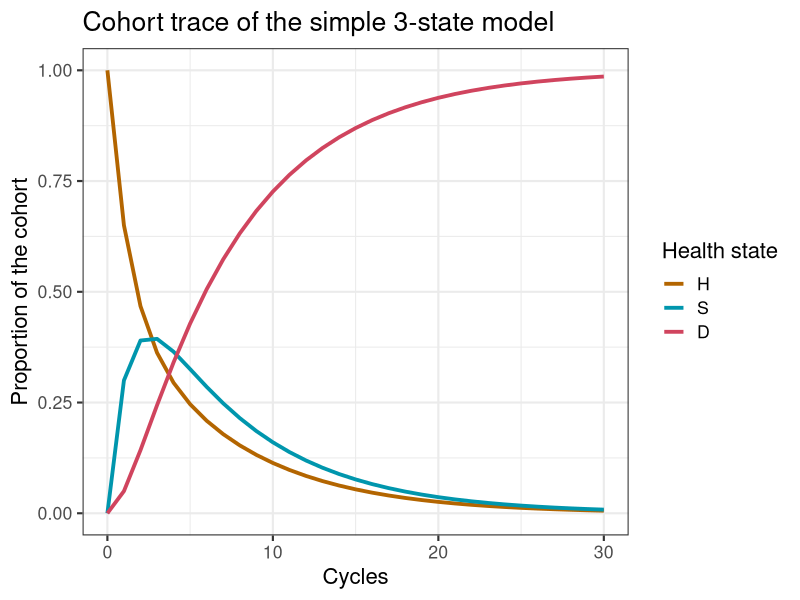

This figure's R source:
## ---- chunk 1
knitr::opts_chunk$set(echo = TRUE)
## ---- chunk 2
###############################################################################
### A brief report   ## 2019 ##
################################################################################
# This code forms the basis for the brief report: 
# 'An alternative representation of state-transition model dynamics' 
# Please cite the article when using this code
################################################################################
# Demonstrate the array approach using the Sick-Sicker model with age dependent
# transition probabilities but without performing a cost-effectiveness analysis.
################################################################################
# To program this tutorial, we made use of 
# R version 3.5.1 (2018-7-02)
# Platform: x86_64-apple-darwin15.6.0 (64-bit)
# Running under: macOS Mojave 10.14
# RStudio: Version 1.1.456 2009-2018 RStudio, Inc
################################################################################
rm(list = ls())  # remove any variables in R's memory 
## ---- chunk 3
#### 01.1 Load packages and functions ####
library(dplyr)    # to manipulate data
library(reshape2) # to transform data
library(ggplot2)  # for nice looking plots
#library(scales)   # for dollar signs and commas
#library(tensorA)  # for tensor calculations 
## ---- chunk 4
#### 01.2.1 General setup ####
age         <- 70  # age of starting cohort
n.t         <- 30  # time horizon, number of cycles
v.age.names <- age:(age + n.t - 1) # vector with age names
v.n <- c("H", "S", "D") # vector with the 3 health states of the model:
# Healthy (H), Sick (S), Dead (D)
n.states <- length(v.n) # number of health states 
## ---- chunk 5
#### 01.2.3 Generate initial set of base-case external parameters ####
# Costs
c.H   = 1000   # cost of remaining one cycle healthy 
c.S   = 3000   # cost of remaining one cycle sick 
c.D   = 0      # cost of being dead (per cycle)
# State utilities
u.H   = 1      # utility when healthy 
u.S   = 0.60   # utility when sick 
u.D   = 0      # utility when healthy 
# Transition probabilities (per cycle)
p.HS  = 0.30   # probability to become sick when healthy
p.HD  = 0.05   # probability to die when healthy
p.SH  = 0.15   # probability to become healthy when sick
p.SD  = 0.20   # probability to die when healthy
# Transition rewards
du.HS  = 0.10  # one-time utility decrement when becoming sick
ic.D   = 4000   # one-time cost of dying

## ---- chunk 6
#### 02.1 Transition probability matrix ####
# matrix m.P at the first cycle
m.P <- matrix(NA, 
                  nrow = n.states, ncol = n.states, 
                  dimnames = list(v.n, v.n))

# Fill in matrix
# From Healthy
m.P["H", "H"]  <- 1 - (p.HS + p.HD)
m.P["H", "S"]  <- p.HS
m.P["H", "D"]  <- p.HD
# From Sick
m.P["S", "H"]  <- p.SH
m.P["S", "S"]  <- 1 - (p.SH + p.SD)
m.P["S", "D"]  <- p.SD
# From Death
m.P["D", "H"]  <- 0
m.P["D", "S"]  <- 0
m.P["D", "D"]  <- 1

#### 02.2 Initial state vector ####
# the cohort start in the Healthy health state
v.m0 <- c(H = 1, S = 0, D = 0)
v.m0

#### 02.3 Cohort trace  
## Create the Markov cohort trace matrix m.M capturing the proportion of the cohort 
# in each state at each cycle

m.M <- matrix(0,  # initialize cohort trace
              nrow = (n.t + 1), ncol = n.states, 
              dimnames = list(0:n.t, v.n))

m.M[1, ] <- v.m0   # store the initial state vector
## ---- chunk 7
for(t in 1:n.t){  # loop through the number of cycles
  # estimate the state vector for the next cycle (t + 1)
  m.M[t + 1, ] <- m.M[t, ] %*% m.P   # Equation 3   
}
## ---- chunk 8
head(round(m.M, 3)) # show the first six lines of the Markov cohort trace
## ---- chunk 9
a.A <- array(0, dim = c(n.states, n.states, n.t + 1),
             dimnames = list(v.n, v.n, 0:n.t)) # initialize array
diag(a.A[, , 1]) <- v.m0 # store the initial state vector in the diagonal of A
## ---- chunk 10
a.A[, , 1]

# run the model 
for(t in 1:n.t){                     # loop through the number of cycles
#### Equation 4    #### 
  a.A[, , t + 1] <- colSums(a.A[, , t]) * m.P  # fill array A for t + 1 
}
## ---- chunk 11
a.A[, , 1:3] # shown for two cycles
sum(a.A[, , 3]) # sum for t = 3
## ---- chunk 12
sum(a.A[, "S", 3]) # sum the column of S at t = 3
## ---- chunk 13
# calculating M from A 
m.MViaA <- t(colSums(a.A))   # sum over the columns of a.A and transpose 
## ---- chunk 14
#### 05.1 Create reward matrices for both costs and effects #### 
m.R.costs <- m.R.effects <- matrix(NA, 
                  nrow = n.states, ncol = n.states, 
                  dimnames = list(v.n, v.n))
    
# Fill in matrix for costs
# From Healthy
m.R.costs["H", "H"]  <- c.H
m.R.costs["H", "S"]  <- c.H 
m.R.costs["H", "D"]  <- c.H + ic.D
# From Sick
m.R.costs["S", "H"]  <- c.S
m.R.costs["S", "S"]  <- c.S 
m.R.costs["S", "D"]  <- c.S + ic.D
# From Death
m.R.costs["D", "H"]  <- c.D
m.R.costs["D", "S"]  <- c.D
m.R.costs["D", "D"]  <- c.D 

# Fill in matrix for effects
# From Healthy
m.R.effects["H", "H"]  <- u.H
m.R.effects["H", "S"]  <- u.H - du.HS 
m.R.effects["H", "D"]  <- u.H 
# From Sick
m.R.effects["S", "H"]  <- u.S
m.R.effects["S", "S"]  <- u.S 
m.R.effects["S", "D"]  <- u.S + ic.D
# From Death
m.R.effects["D", "H"]  <- u.D
m.R.effects["D", "S"]  <- u.D
m.R.effects["D", "D"]  <- u.D 

## ---- chunk 15
m.R.costs    # show the reward matrix for costs
m.R.effects  # show the reward matrix for effects
## ---- chunk 16
#### 05.2 Expected QALYs and Costs per cycle for each strategy ####
a.O.costs <- a.O.effects <- array(0, dim = c(n.states, n.states, n.t + 1),
             dimnames = list(v.n, v.n, 0:n.t))

for(t in 1:n.t){ 
# element-wise-multiplication of array A with the rewards matrices
a.O.costs[, , t]   <- a.A[, , t] * m.R.costs   
a.O.effects[, , t] <- a.A[, , t] * m.R.effects 
}
## ---- chunk 17
# calculate the expected costs per cycle
v.costs <- rowSums(t(colSums(a.O.costs))) 
# calculate the expected QALYs per cycle
v.QALYs <- rowSums(t(colSums(a.O.effects))) 

TC <- sum(v.costs)  # calculate the total expected costs
TE <- sum(v.QALYs)  # calculate the total expected QALYS

v.results <- c(TC, TE)       # combine the total expected costs and QALYs
names(v.results) <- c("Costs", "Effect") # name the vector
v.results                    # print the results  
## ---- chunk 18
ggplot(melt(m.M), aes(x = Var1, y = value, color = Var2)) +
  geom_line(size = 1.3) +
  scale_color_discrete(l = 50, name = "Health state", h = c(45, 365)) +
  xlab("Cycle") +
  ylab("Proportion of the cohort") +
  ggtitle("Cohort trace of the simple 3-state model")+
  theme_bw(base_size = 16) +
  scale_x_continuous(name = "Cycles", limits = c(0, n.t), breaks = seq(0, n.t, 10)) +
  theme()
